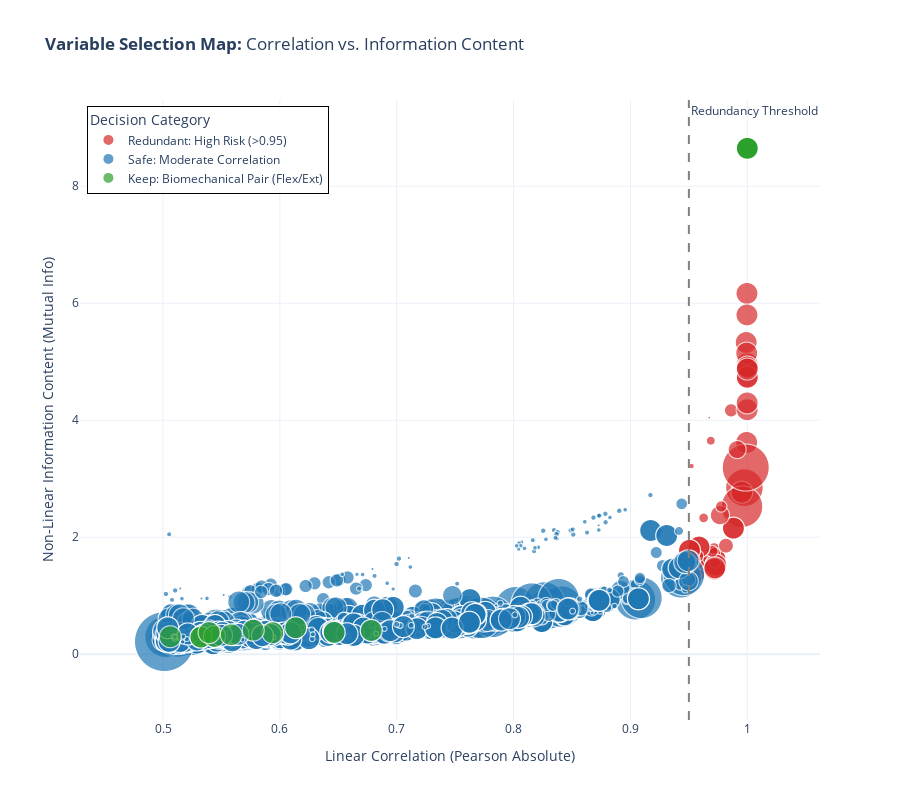

The notebook cell saved with this chart:
### Code cell
# Variable selection 2D plot: Correlation vs Mutual Information 
print("Loading data files...")
try:
    corr_matrix = np.load("corr_pearson.npy")
    mi_matrix = np.load("MI_matrix.npy")
    feature_names = json.load(open("feature_names_present.json"))
    
    # Load VIF
    with open("vif_all.json") as f:
        vif_data = json.load(f)
        if isinstance(vif_data, list):
            vif_dict = {item['variable']: item['vif'] for item in vif_data}
        else:
            vif_dict = vif_data
except Exception as e:
    print(f"Error loading files: {e}")
    # Fallback to empty if files are missing (just for safety)
    raise

# --- 2. DATA PROCESSING ---
def clean_name(name):
    # Remove technical prefixes for cleaner visualization in the paper
    name = re.sub(r"Noraxon MyoMotion-(Segments|Joints|Trajectories)-", "", name)
    name = name.replace(" (deg)", "").replace(" (mm)", "").replace(" (mG)", "")
    return name

feature_names_clean = [clean_name(f) for f in feature_names]
n = len(feature_names)

# Threshold to reduce noise (show meaningful correlations only)
threshold = 0.5 
data_points = []

print(f"Processing pairs with Correlation > {threshold}...")

for i in range(n):
    for j in range(i+1, n):
        corr_val = corr_matrix[i, j]
        abs_corr = abs(corr_val)
        
        if abs_corr > threshold:
            name_a = feature_names[i]
            name_b = feature_names[j]
            clean_a = feature_names_clean[i]
            clean_b = feature_names_clean[j]
            
            # --- BIOMECHANICAL LOGIC ---
            # Identify Flexion vs Extension pairs (Vital for NONAN analysis)
            is_flex_ext = (("Flexion" in clean_a and "Extension" in clean_b) or 
                           ("Extension" in clean_a and "Flexion" in clean_b))
            
            # Categories for Decision Making
            if is_flex_ext:
                category = "Keep: Biomechanical Pair (Flex/Ext)"
                color_code = "green"
            elif abs_corr > 0.95:
                category = "Redundant: High Risk (>0.95)"
                color_code = "red"
            else:
                category = "Safe: Moderate Correlation"
                color_code = "blue"

            # VIF Handling (Size of the bubble)
            vif_a = vif_dict.get(name_a, 5)
            vif_b = vif_dict.get(name_b, 5)
            max_vif = max(vif_a, vif_b)
            # Cap visual size for extreme outliers
            if max_vif > 1000: max_vif = 100 

            data_points.append({
                "Pair": f"{clean_a} vs {clean_b}",
                "Correlation (Abs)": abs_corr,
                "Mutual Information": mi_matrix[i, j],
                "Max VIF": max_vif,
                "Category": category
            })

df_viz = pd.DataFrame(data_points)

# --- 3. GENERATE 2D PLOT (ENGLISH) ---
print(f"Generating plot with {len(df_viz)} pairs...")

fig = px.scatter(
    df_viz, 
    x="Correlation (Abs)", 
    y="Mutual Information",
    size="Max VIF",           # Bubble size indicates statistical danger (Multicollinearity)
    color="Category",         # Color indicates your decision
    hover_name="Pair",
    color_discrete_map={
        "Keep: Biomechanical Pair (Flex/Ext)": "#2ca02c",  # Green
        "Redundant: High Risk (>0.95)": "#d62728",         # Red
        "Safe: Moderate Correlation": "#1f77b4"            # Blue
    },
    title="<b>Variable Selection Map:</b> Correlation vs. Information Content",
    size_max=60 # Max bubble size
)

# Add Threshold Line
fig.add_vline(x=0.95, line_width=2, line_dash="dash", line_color="gray", annotation_text="Redundancy Threshold")

# English Labels & Layout
fig.update_layout(
    template="plotly_white",
    height=800,
    xaxis_title="Linear Correlation (Pearson Absolute)",
    yaxis_title="Non-Linear Information Content (Mutual Info)",
    legend=dict(
        title="Decision Category",
        yanchor="top", 
        y=0.99, 
        xanchor="left", 
        x=0.01, 
        bgcolor="rgba(255,255,255,0.9)",
        bordercolor="Black",
        borderwidth=1
    )
)

# Save and Show
output_file = "2D_Biomechanical_Decision_Plot.html"
fig.write_html(output_file)
print(f"Success! Interactive chart saved as '{output_file}'")
fig.show()

### Figure 1 — Plotly figure (JSON) as saved in the notebook; plotly's stock layout.template omitted (floating-point values rounded to 4 significant figures; data arrays with more than 128 entries replaced by an {"elided": "..."} marker saying what was removed)
{"data": [{"hovertemplate": "<b>%{hovertext}</b><br><br>Category=Redundant: High Risk (>0.95)<br>Correlation (Abs)=%{x}<br>Mutual Information=%{y}<br>Max VIF=%{marker.size}<extra></extra>", "hovertext": ["Pelvis Accel Sensor X vs Pelvis-Acceleration-z", "Pelvis pitch vs Pelvic Tilt LT", "Pelvis roll vs Pelvic Obliquity LT", "Pelvis roll vs Pelvic Obliquity RT", "Pelvic Obliquity LT vs Pelvic Obliquity RT", "Pelvic Rotation LT vs Pelvic Rotation RT", "Lower spine Accel Sensor X vs Lower spine-Acceleration-z", "Lower spine course vs Upper spine course", "Lower spine pitch vs Lower spine-Tilt Fwd", "Lower spine roll vs Lower spine-Tilt Lat LT", "Lower spine roll vs Lower spine-Tilt Lat RT", "Lower spine-Tilt Lat LT vs Lower spine-Tilt Lat RT", "Lower spine-Rotation LT vs Lower spine-Rotation RT", "Upper spine Accel Sensor X vs Upper spine-Acceleration-z", "Upper spine pitch vs Upper spine-Tilt Fwd", "Upper spine roll vs Upper spine-Tilt Lat LT", "Upper spine roll vs Upper spine-Tilt Lat RT", "Upper spine-Tilt Lat LT vs Upper spine-Tilt Lat RT", "Upper spine-Rotation LT vs Upper spine-Rotation RT", "Head Accel Sensor X vs Head-Acceleration-z", "Head pitch vs Head-Tilt Fwd", "Head-Tilt Lat LT vs Head-Tilt Lat RT", "Head-Rotation LT vs Head-Rotation RT", "Head-Rotation LT vs Cervical-Axial LT", "Head-Rotation LT vs Cervical Axial - RT", "Head-Rotation RT vs Cervical-Axial LT", "Head-Rotation RT vs Cervical Axial - RT", "Upper arm Accel Sensor X LT vs Upper arm LT-Acceleration-z", "Upper arm course LT vs Forearm course LT", "Upper arm LT-Tilt Fwd vs Shoulder Flexion LT", "Upper arm LT-Rotation Ext vs Forearm LT-Rotation Ext", "Forearm LT-Gyroscope-z (deg/s) vs Hand LT-Gyroscope-z (deg/s)", "Forearm LT-Tilt Fwd vs Hand LT-Tilt Fwd", "Thigh Accel Sensor X LT vs Thigh LT-Acceleration-z", "Thigh pitch LT vs Thigh LT-Tilt Fwd", "Thigh pitch LT vs Hip Flexion LT", "Thigh LT-Tilt Fwd vs Hip Flexion LT", "Shank pitch LT vs Shank LT-Tilt Fwd", "Foot pitch LT vs Foot Pitch Down LT", "Upper arm Accel Sensor X RT vs Upper arm RT-Acceleration-z", "Upper arm course RT vs Forearm course RT", "Upper arm pitch RT vs Upper arm RT-Tilt Fwd", "Upper arm RT-Tilt Fwd vs Shoulder Flexion RT", "Upper arm RT-Rotation Ext vs Forearm RT-Rotation Ext", "Upper arm RT-Rotation Ext vs Shoulder Rotation Ext RT", "Upper arm RT-Rotation Ext vs Shoulder RT-Rotation Int", "Forearm RT-Acceleration-x vs Hand RT-Acceleration-x", "Forearm RT-Gyroscope-z (deg/s) vs Hand RT-Gyroscope-z (deg/s)", "Forearm RT-Tilt Fwd vs Hand roll RT", "Forearm RT-Tilt Fwd vs Hand RT-Tilt Fwd", "Forearm RT-Rotation Ext vs Shoulder Rotation Ext RT", "Forearm RT-Rotation Ext vs Shoulder RT-Rotation Int", "Hand roll RT vs Hand RT-Tilt Fwd", "Thigh Accel Sensor X RT vs Thigh RT-Acceleration-z", "Thigh pitch RT vs Thigh RT-Tilt Fwd", "Thigh pitch RT vs Hip Flexion RT", "Thigh RT-Tilt Fwd vs Hip Flexion RT", "Shank pitch RT vs Shank RT-Tilt Fwd", "Shank RT-Tilt Fwd vs Foot pitch RT", "Foot pitch RT vs Foot Pitch Down RT", "Lumbar-Flexion Lat LT vs Lumbar Lateral - RT", "Lumbar-Axial LT vs Lumbar Axial - RT", "Thoracic-Flexion Lat LT vs Thoracic Lateral - RT", "Thoracic-Axial LT vs Thoracic Axial - RT", "Torso-Pelvis-Flexion Lat LT vs Torso-Pelvis-Flexion Lat RT", "Torso-Pelvis-Axial LT vs Torso-Pelvis-Axial RT", "Cervical-Flexion Lat LT vs Cervical Lateral - RT", "Cervical-Axial LT vs Cervical Axial - RT", "Shoulder Rotation Ext LT vs Shoulder LT-Rotation Int", "Shoulder Rotation Ext RT vs Shoulder RT-Rotation Int", "Pelvis-x vs Heel LT-x", "Pelvis-x vs Heel RT-x", "Pelvis-y vs Heel LT-y", "Pelvis-y vs Heel RT-y", "Heel LT-x vs Heel RT-x", "Heel LT-y vs Heel RT-y"], "legendgroup": "Redundant: High Risk (>0.95)", "marker": {"color": "#d62728", "size": [64.03, 295.1, 100.0, 100.0, 100.0, 100.0, 358.4, 6.344, 100.0, 100.0, 100.0, 100.0, 100.0, 8.802, 462.5, 100.0, 100.0, 100.0, 100.0, 77.13, 19.48, 100.0, 100.0, 100.0, 100.0, 100.0, 100.0, 28.34, 1.54, 11.03, 17.02, 29.23, 31.33, 15.48, 100.0, 100.0, 100.0, 100.0, 100.0, 29.53, 37.07, 30.47, 30.47, 66.97, 100.0, 100.0, 26.94, 46.05, 26.01, 27.14, 100.0, 100.0, 27.14, 23.9, 100.0, 100.0, 100.0, 100.0, 100.0, 100.0, 100.0, 100.0, 100.0, 100.0, 100.0, 100.0, 100.0, 100.0, 100.0, 100.0, 100.0, 100.0, 100.0, 100.0, 100.0, 100.0], "sizemode": "area", "sizeref": 0.2085, "symbol": "circle"}, "mode": "markers", "name": "Redundant: High Risk (>0.95)", "showlegend": true, "type": "scattergl", "x": [0.9552, 0.9975, 0.9953, 0.9953, 1.0, 1.0, 0.9954, 0.9523, 0.9994, 0.9723, 0.9723, 1.0, 1.0, 0.9555, 0.9987, 0.9881, 0.9881, 1.0, 1.0, 0.9766, 0.9626, 1.0, 1.0, 0.9583, 0.9583, 0.9583, 0.9583, 0.9717, 0.9675, 0.9628, 0.9687, 0.972, 0.9673, 0.9528, 0.9998, 0.9728, 0.9731, 0.999, 0.9997, 0.9699, 0.9861, 0.9508, 0.9585, 0.9913, 0.9587, 0.9587, 0.9722, 0.9817, 0.9504, 0.9578, 0.9505, 0.9505, 0.9777, 0.9524, 0.9998, 0.9718, 0.9722, 0.9995, 0.9504, 0.9997, 1.0, 1.0, 1.0, 1.0, 1.0, 1.0, 1.0, 1.0, 1.0, 1.0, 1.0, 1.0, 1.0, 1.0, 0.9999, 0.9999], "xaxis": "x", "y": [1.597, 2.848, 2.77, 2.77, 8.647, 8.647, 2.521, 3.216, 3.62, 1.63, 1.63, 8.647, 8.647, 1.606, 3.191, 2.154, 2.154, 8.647, 8.647, 2.376, 2.33, 8.647, 8.647, 1.544, 1.544, 1.544, 1.544, 1.806, 4.042, 1.431, 3.649, 1.727, 1.62, 1.425, 4.972, 1.52, 1.527, 5.328, 6.167, 1.758, 4.168, 1.669, 1.351, 3.497, 1.831, 1.831, 1.567, 1.856, 1.565, 1.677, 1.775, 1.775, 2.525, 1.51, 4.874, 1.455, 1.476, 5.146, 1.59, 5.8, 8.647, 8.647, 8.647, 8.647, 8.647, 8.647, 8.647, 8.647, 8.647, 8.647, 4.741, 4.733, 4.909, 4.875, 4.178, 4.295], "yaxis": "y"}, {"hovertemplate": "<b>%{hovertext}</b><br><br>Category=Safe: Moderate Correlation<br>Correlation (Abs)=%{x}<br>Mutual Information=%{y}<br>Max VIF=%{marker.size}<extra></extra>", "hovertext": {"elided": "2082 str values"}, "legendgroup": "Safe: Moderate Correlation", "marker": {"color": "#1f77b4", "size": {"elided": "2082 float values"}, "sizemode": "area", "sizeref": 0.2085, "symbol": "circle"}, "mode": "markers", "name": "Safe: Moderate Correlation", "showlegend": true, "type": "scattergl", "x": {"elided": "2082 float values"}, "xaxis": "x", "y": {"elided": "2082 float values"}, "yaxis": "y"}, {"hovertemplate": "<b>%{hovertext}</b><br><br>Category=Keep: Biomechanical Pair (Flex/Ext)<br>Correlation (Abs)=%{x}<br>Mutual Information=%{y}<br>Max VIF=%{marker.size}<extra></extra>", "hovertext": ["Lumbar-Flexion Lat LT vs Knee RT-Extension", "Torso-Pelvis-Flexion Lat LT vs Knee RT-Extension", "Torso-Pelvis-Flexion Lat RT vs Knee RT-Extension", "Shoulder Flexion LT vs Elbow LT-Extension", "Shoulder Flexion LT vs Elbow RT-Extension", "Elbow Flexion LT vs Elbow LT-Extension", "Elbow LT-Extension vs Hip Flexion LT", "Elbow LT-Extension vs Shoulder Flexion RT", "Elbow LT-Extension vs Hip Flexion RT", "Wrist LT-Flexion vs Wrist Extension LT", "Hip Flexion LT vs Elbow RT-Extension", "Knee Flexion LT vs Knee LT-Extension", "Shoulder Flexion RT vs Elbow RT-Extension", "Elbow Flexion RT vs Elbow RT-Extension", "Elbow RT-Extension vs Hip Flexion RT", "Wrist RT-Flexion vs Wrist Extension RT", "Knee Flexion RT vs Knee RT-Extension"], "legendgroup": "Keep: Biomechanical Pair (Flex/Ext)", "marker": {"color": "#2ca02c", "size": [100.0, 100.0, 100.0, 100.0, 100.0, 100.0, 100.0, 100.0, 100.0, 1.484, 100.0, 100.0, 100.0, 100.0, 100.0, 100.0, 100.0], "sizemode": "area", "sizeref": 0.2085, "symbol": "circle"}, "mode": "markers", "name": "Keep: Biomechanical Pair (Flex/Ext)", "showlegend": true, "type": "scattergl", "x": [0.5062, 0.5324, 0.5324, 0.5939, 0.6136, 1.0, 0.6465, 0.5772, 0.544, 1.0, 0.5584, 1.0, 0.5394, 1.0, 0.6782, 1.0, 1.0], "xaxis": "x", "y": [0.2985, 0.2926, 0.2926, 0.367, 0.4524, 8.647, 0.3721, 0.4112, 0.3035, 8.647, 0.3324, 8.647, 0.3696, 8.647, 0.4058, 8.647, 8.647], "yaxis": "y"}], "layout": {"annotations": [{"showarrow": false, "text": "Redundancy Threshold", "x": 0.95, "xanchor": "left", "xref": "x", "y": 1, "yanchor": "top", "yref": "y domain"}], "height": 800, "legend": {"bgcolor": "rgba(255,255,255,0.9)", "bordercolor": "Black", "borderwidth": 1, "itemsizing": "constant", "title": {"text": "Decision Category"}, "tracegroupgap": 0, "x": 0.01, "xanchor": "left", "y": 0.99, "yanchor": "top"}, "shapes": [{"line": {"color": "gray", "dash": "dash", "width": 2}, "type": "line", "x0": 0.95, "x1": 0.95, "xref": "x", "y0": 0, "y1": 1, "yref": "y domain"}], "title": {"text": "<b>Variable Selection Map:</b> Correlation vs. Information Content"}, "xaxis": {"anchor": "y", "domain": [0, 1], "title": {"text": "Linear Correlation (Pearson Absolute)"}}, "yaxis": {"anchor": "x", "domain": [0, 1], "title": {"text": "Non-Linear Information Content (Mutual Info)"}}}}
